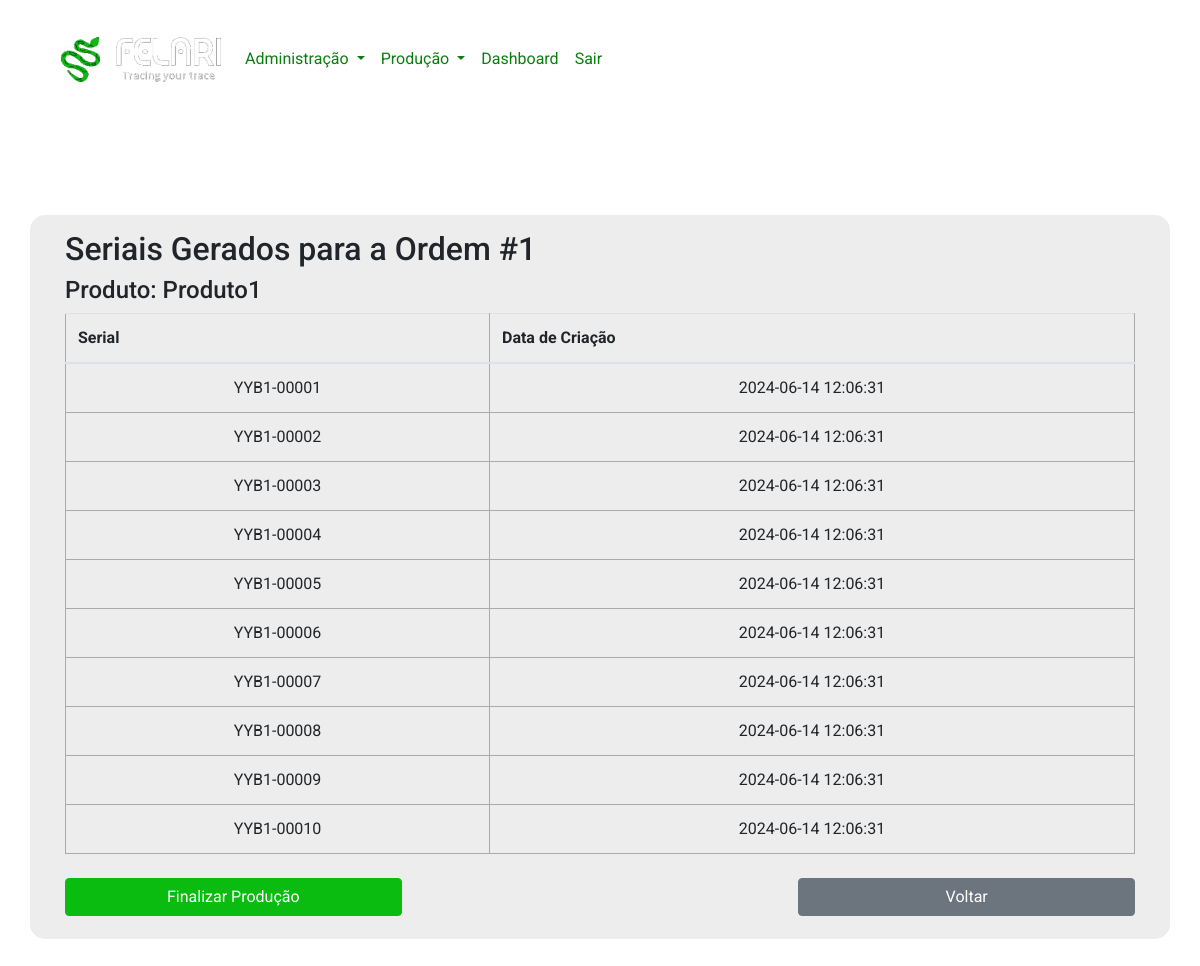
Before: /view_serials/1 (signed in) with the older database file.
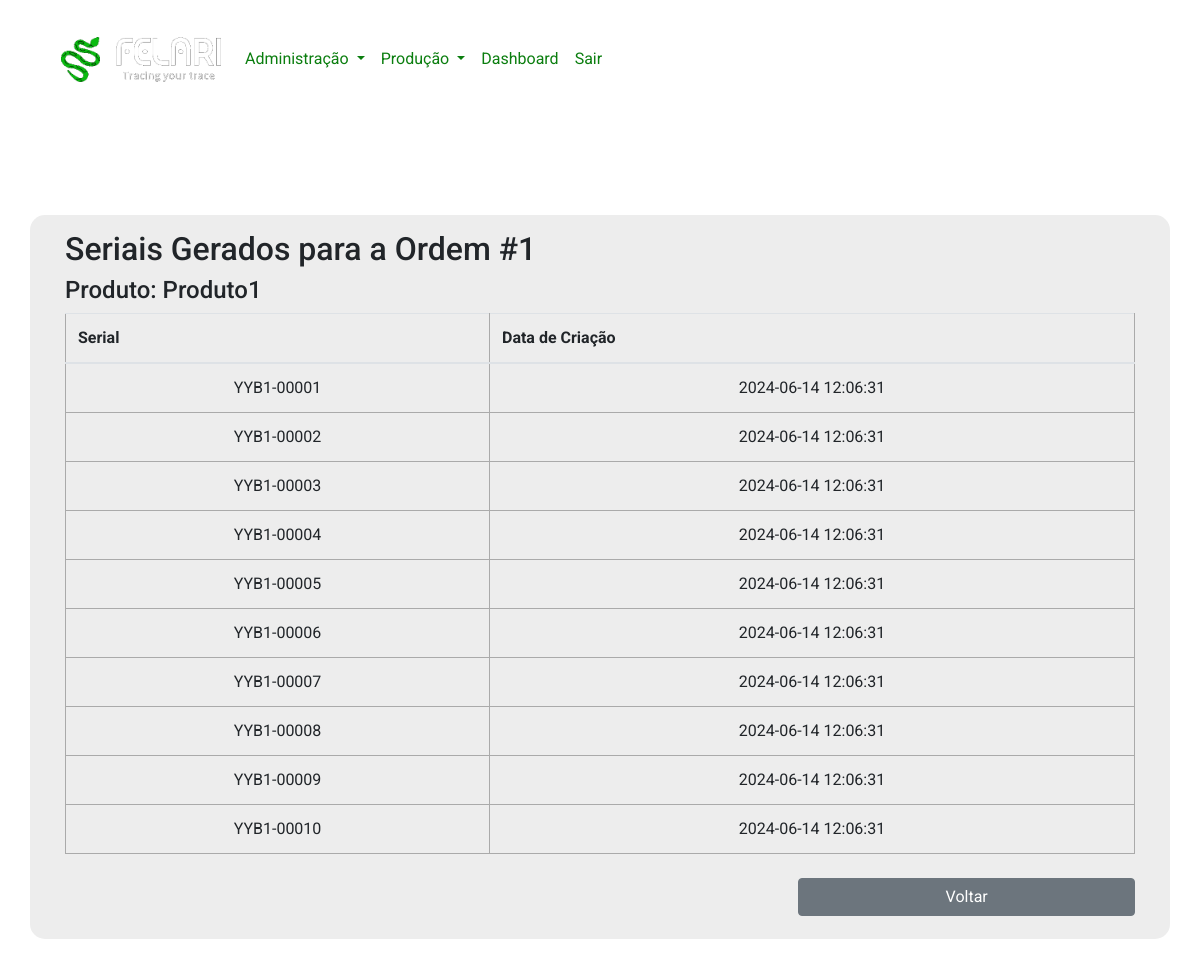
After: the same page with the newer database file.
### app.py (the view)
@app.route('/view_serials/<int:ordem_id>', methods=['GET'])
@login_required
def view_serials(ordem_id):
    form = TaskForm()
    ordem = OrdemProducao.query.get_or_404(ordem_id)
    seriais = Serial.query.filter_by(ordem_id=ordem_id).all()
    return render_template('view_serials.html', ordem=ordem, seriais=seriais, form=form)

### app.py (called while the page is built)
@login_manager.user_loader
def load_user(user_id):
    return User.query.get(int(user_id))

### templates/view_serials.html (shortened to what this page needs)
{% extends 'base.html' %}
{% block body %}
<div class="container my-5 product">
    <div class="row">
        <div class="col-12 product-container">
            <h2>Seriais Gerados para a Ordem #{{ ordem.id }}</h2>
            <h4>Produto: {{ ordem.produto.nome }}</h4>
            <div class="table-responsive">
                <table class="table">
                    <thead>
                        <tr>
                            <th>Serial</th>
                            <th>Data de Criação</th>
                        </tr>
                    </thead>
                    <tbody>
                        {% for serial in seriais %}
                        <tr>
                            <td>{{ serial.serial_number }}</td>
                            <td>{{ serial.data_criacao.strftime('%Y-%m-%d %H:%M:%S') }}</td>
                        </tr>
                        {% endfor %}
                    </tbody>
                </table>
            </div>
            <div class="row">
              {% if ordem.status == 2 %}
              <div class="col-12 col-md-4 mr-auto py-2">
                <form method="POST" action="{{ url_for('finalize_production', ordem_id=ordem.id) }}" class="w-100">
                    <button type="submit" class="btn btn-primary w-100">Finalizar Produção</button>
                </form>
              </div>
              {% endif %}
              <div class="col-12 col-md-4 ml-auto py-2">
                <a class="btn btn-secondary w-100" href="{{ url_for('index') }}">Voltar</a>
              </div>
            </div>
        </div>
    </div>
</div>
{% endblock %}

Changed rows visible on the page:
changed OrdemProducao id 1: status 2 → 3 (drawn)
Other visible differences:
text no longer shown: "Finalizar Produção"
